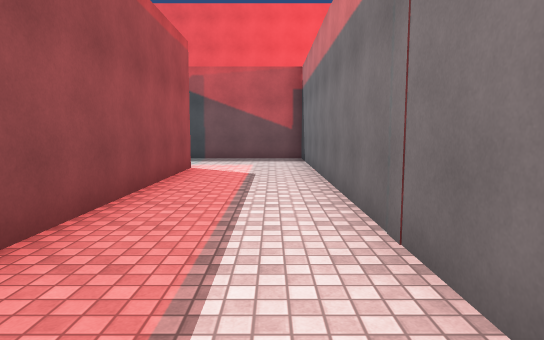
View 1 (above)

23 first-person views from a walk through a Unity game level. The camera is 1.4 m above the floor, tilts 6° down and sees 75° across. The floor is counted in squares, 2 m on a side. Each view is taken from the middle of a square. On the plan, view 1 faces up. The plan holds only what a view shows up to about 11 squares ahead; the rest is blank. The place goes on beyond the plan. The player character is not drawn. Some animated figures are not drawn. Surface patterns are stand-ins for the level's own textures.

View 2
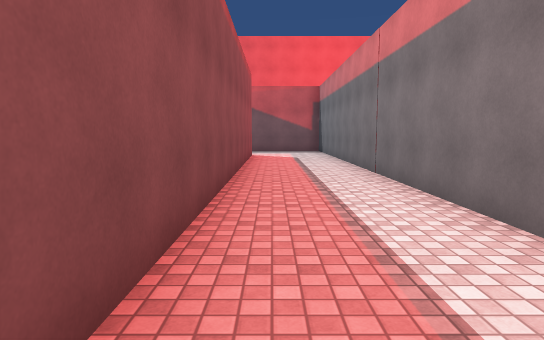

View 3
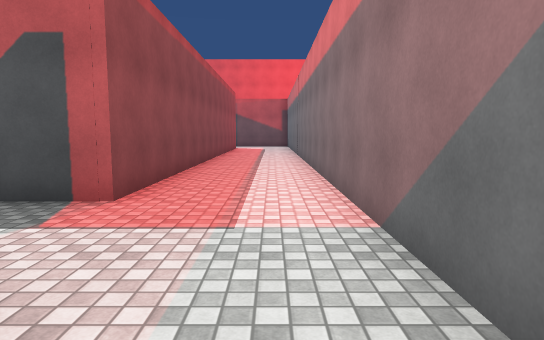

View 4
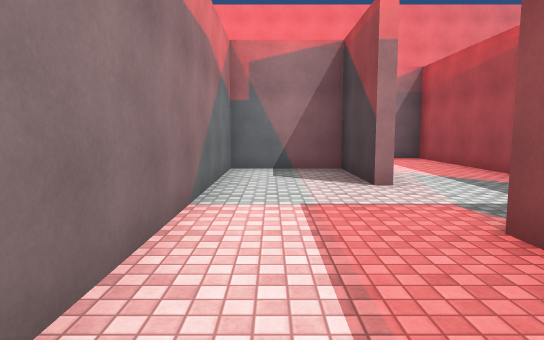

View 5
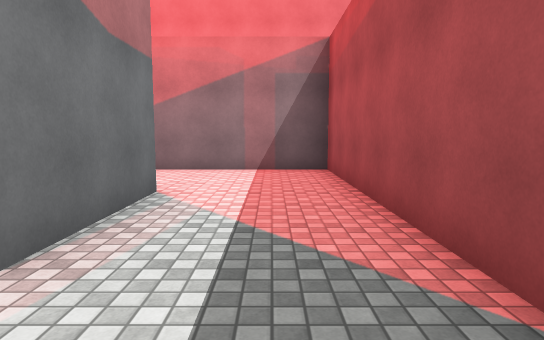

View 6
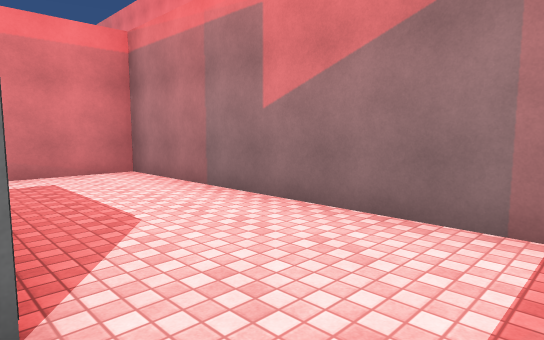

View 7
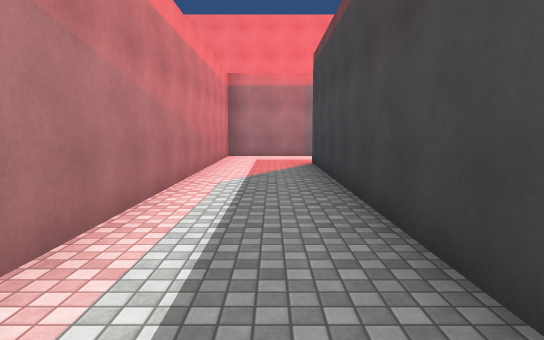

View 8
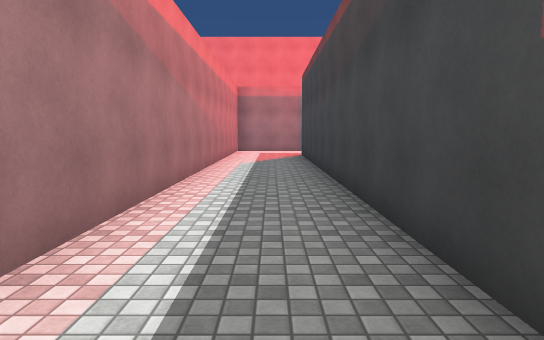

View 9
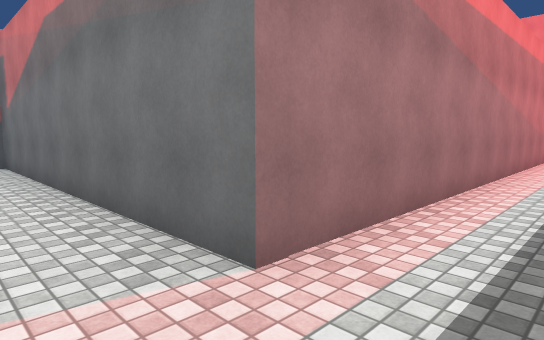

View 10
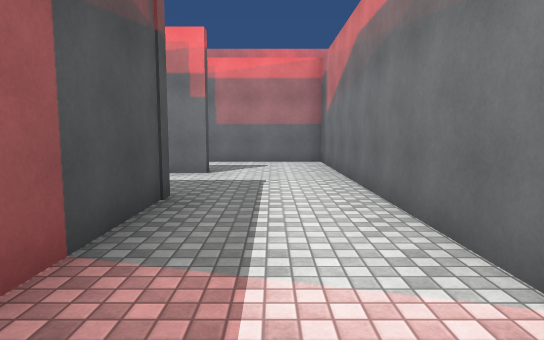

View 11
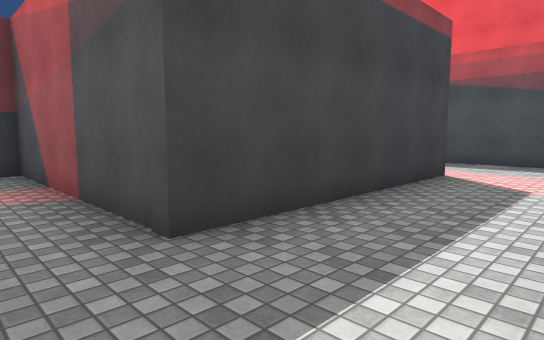

View 12
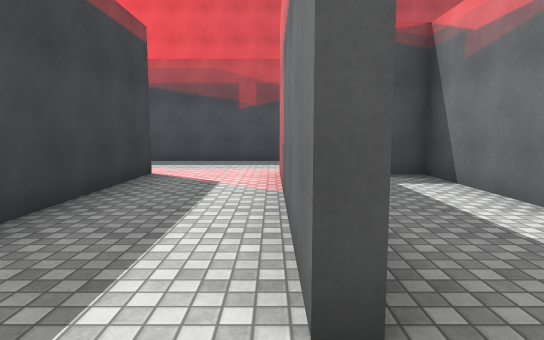

View 13
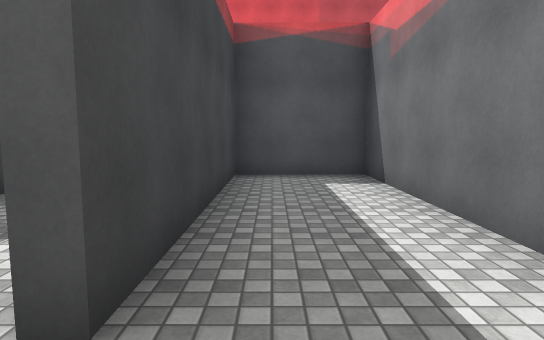

View 14
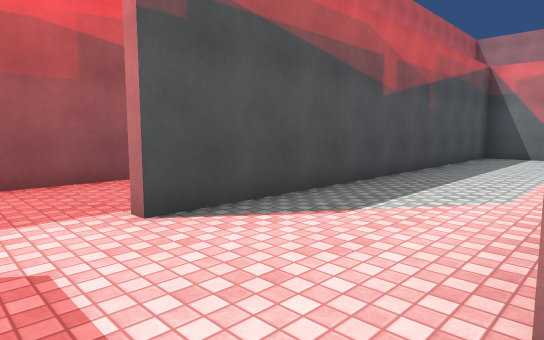

View 15
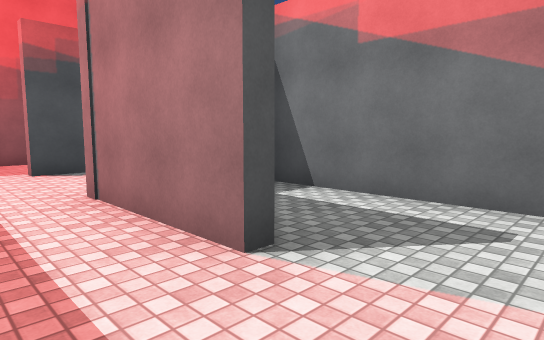

View 16
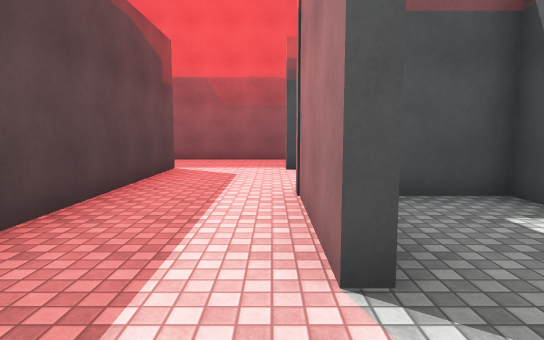

View 17
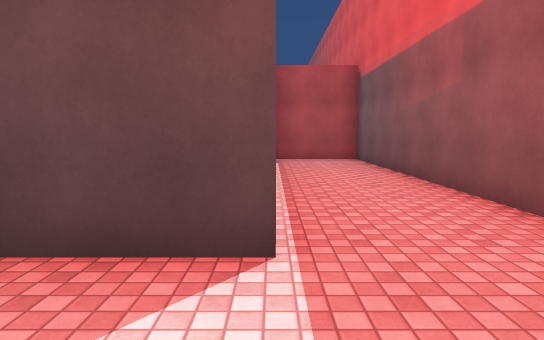

View 18
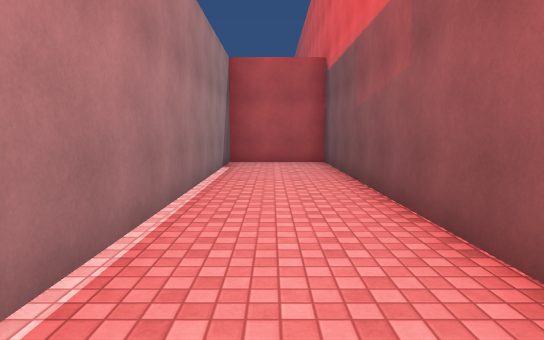

View 19
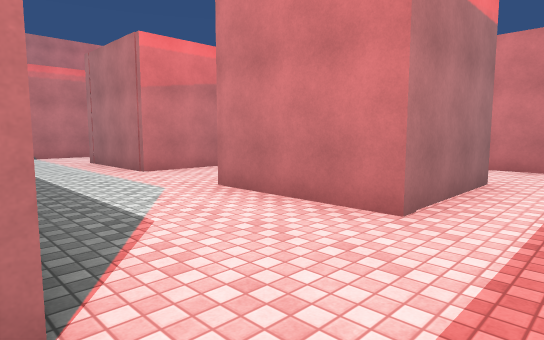

View 20
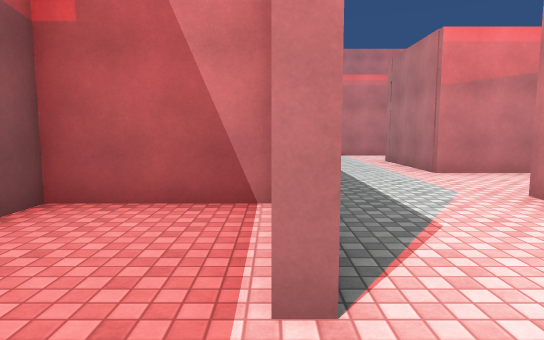

View 21
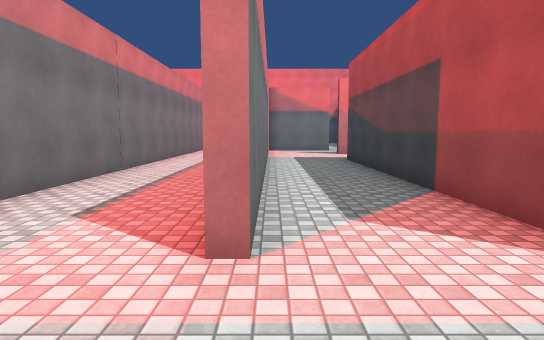

View 22
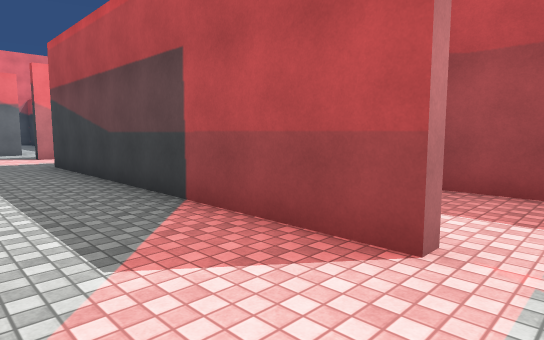

View 23
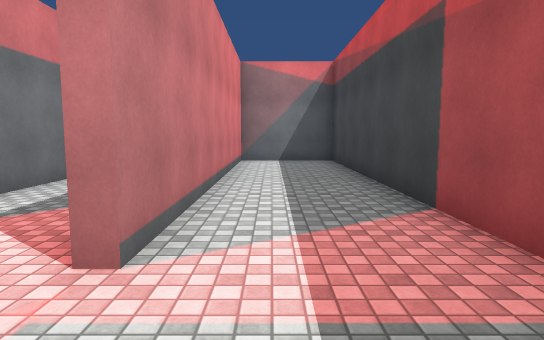

### Floor plan
Points are (right, up) in squares from view 1. A wall is a line through its corners. A room is listed if a view was taken in it or the views show most of it. See-through windows are left out.
Room 1 (views 1, 2, 3, 4, 5, 6, 7, 8, 9, 10, 21, 22)
walls: (-1.4, -7.6) (-1.4, -10) (0.8, -10) (0.8, 9.7) (-2.2, 9.7); (1.1, -0.1) (1.1, -10.2); (-4, -7.2) (-4, -12.8) (3.3, -12.8) (3.3, -0.2); (-1.6, -10.2) (-1.6, -7.8); (3.5, 2.1) (1, 2.1); (-1.6, 7.1) (-1.6, -5.4) (-2.9, -5.4)
ways out: opening at (-2, 8.5) to room 6; opening at (3, 1) to room 7
Room 2 (views 11, 12, 13)
walls: (7.4, -0.2) (10.6, -0.2) (10.6, 6.9) (8.4, 6.9) (8.4, 2.1)
ways out: opening at (8, 1.5) to room 7
Room 3 (views 14, 15, 16, 17, 19, 20)
walls: (8.1, 7.2) (10.9, 7.2); (3.3, 4.5) (3.3, 7.2) (5.9, 7.2); (1.1, 10.1) (1.1, 5.4); (13, 7.6) (13, 9.7) (3.2, 9.7)
ways out: opening at (2.5, 10) to room 4; opening at (7, 7) to room 7; opening at (4, 3.5) to room 8; opening at (12, 7)
Room 4 (view 18)
walls: (5.5, 10) (5.5, 12.3) (-6.5, 12.3) (-6.5, 10) (0.8, 10)
ways out: opening at (2.5, 10) to room 3
Room 5 (view 23)
walls: (-6.5, 7.5) (-6.5, 0) (-4.2, 0) (-4.2, 7.2)
ways out: opening at (-4, 8.5) to room 6
Room 6 (no view inside)
walls: (-1.9, -0.1) (-1.9, 7.1); (-4.6, -2.7) (-4.1, -2.7); (-4, 7.2) (-4, -0.4); (-4.4, -5.2) (-3.6, -5.2)
ways out: opening at (-2, 8.5) to room 1; opening at (-4, 8.5) to room 5
Room 7 (no view inside)
walls: (8.1, 2.1) (8.1, 7.2); (5.9, 7.2) (5.9, 2.1) (3.5, 2.1); (3.3, -0.2) (7.4, -0.2)
ways out: opening at (3, 1) to room 1; opening at (8, 1.5) to room 2; opening at (7, 7) to room 3
Room 8 (no view inside)
walls: (5.7, 3.4) (5.7, 6.9) (4.4, 6.9); (2.9, 2.4) (3.9, 2.4)
ways out: opening at (4, 3.5) to room 3

Where each view was taken, in squares from view 1:
view 1: 0 up, 0 right, facing up
view 2: 4 down, 1 left, facing up
view 3: 9 down, 0 right, facing up
view 4: 3 down, 0 right, facing down
view 5: 6 down, 3 left, facing down
view 6: 10 down, 3 left, facing down-right
view 7: 2 down, 2 right, facing down
view 8: 1 up, 2 right, facing down
view 9: 1 up, 2 right, facing down-right
view 10: 1 up, 2 right, facing right
view 11: 1 up, 8 right, facing up-left
view 12: 1 up, 8 right, facing up
view 13: 1 up, 9 right, facing up
view 14: 7 up, 2 right, facing up-right
view 15: 3 up, 2 right, facing up-right
view 16: 3 up, 3 right, facing up
view 17: 10 up, 3 right, facing left
view 18: 11 up, 2 right, facing left
view 19: 10 up, 2 right, facing down-right
view 20: 10 up, 2 right, facing right
view 21: 9 up, 2 left, facing down
view 22: 8 up, 2 left, facing down-left
view 23: 9 up, 5 left, facing down
